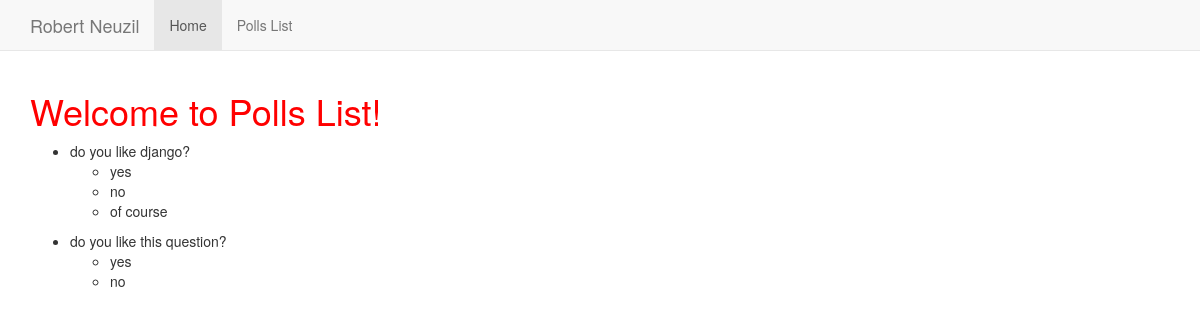
The page /polls/list/ on the database its author committed.
### polls/models.py (models this page shows)
class Poll(models.Model):
	text = models.CharField(max_length=255)
	pub_date = models.DateField()
	def __str__(self):
		return f'{self.text}'

class Choice(models.Model):
	question = models.ForeignKey(Poll, on_delete = models.CASCADE)
	choice_text = models.CharField(max_length=255)
	votes = models.IntegerField(default=0)
	def __str__(self):
		return f'{self.choice_text}'

### polls/views.py (the view)
# urls.py: path('list/', views.polls_list, name='list'),
def polls_list(request):
	polls = Poll.objects.all()
	context = {
	'polls': polls
	}
	return render(request, 'polls/polls_list.html', context)

### polls/templates/polls/polls_list.html (shortened to what this page needs)
{% extends 'base.html' %}
{% block content %}
<div class="container">
	<h1>
		Welcome to Polls List!
	</h1>
{% for x in polls %}
 <ul>
 	<li>
 	{{ x }}
 	</li>
 	<ul>
 	{% for choice in x.choice_set.all %}
 	<li>
 	{{ choice }}
 	</li>
 	{% endfor %}
 	</ul>
 </ul>
{% endfor %}
{% endblock %}

### static/css/styles.css (style rules this page uses)
h1 { color: red; }

### rows shown on the page
Poll: text "do you like django?"
Choice: choice_text "yes"
Choice: choice_text "no"
Choice: choice_text "of course"
Poll: text "do you like this question?"
Choice: choice_text "yes"
Choice: choice_text "no"
